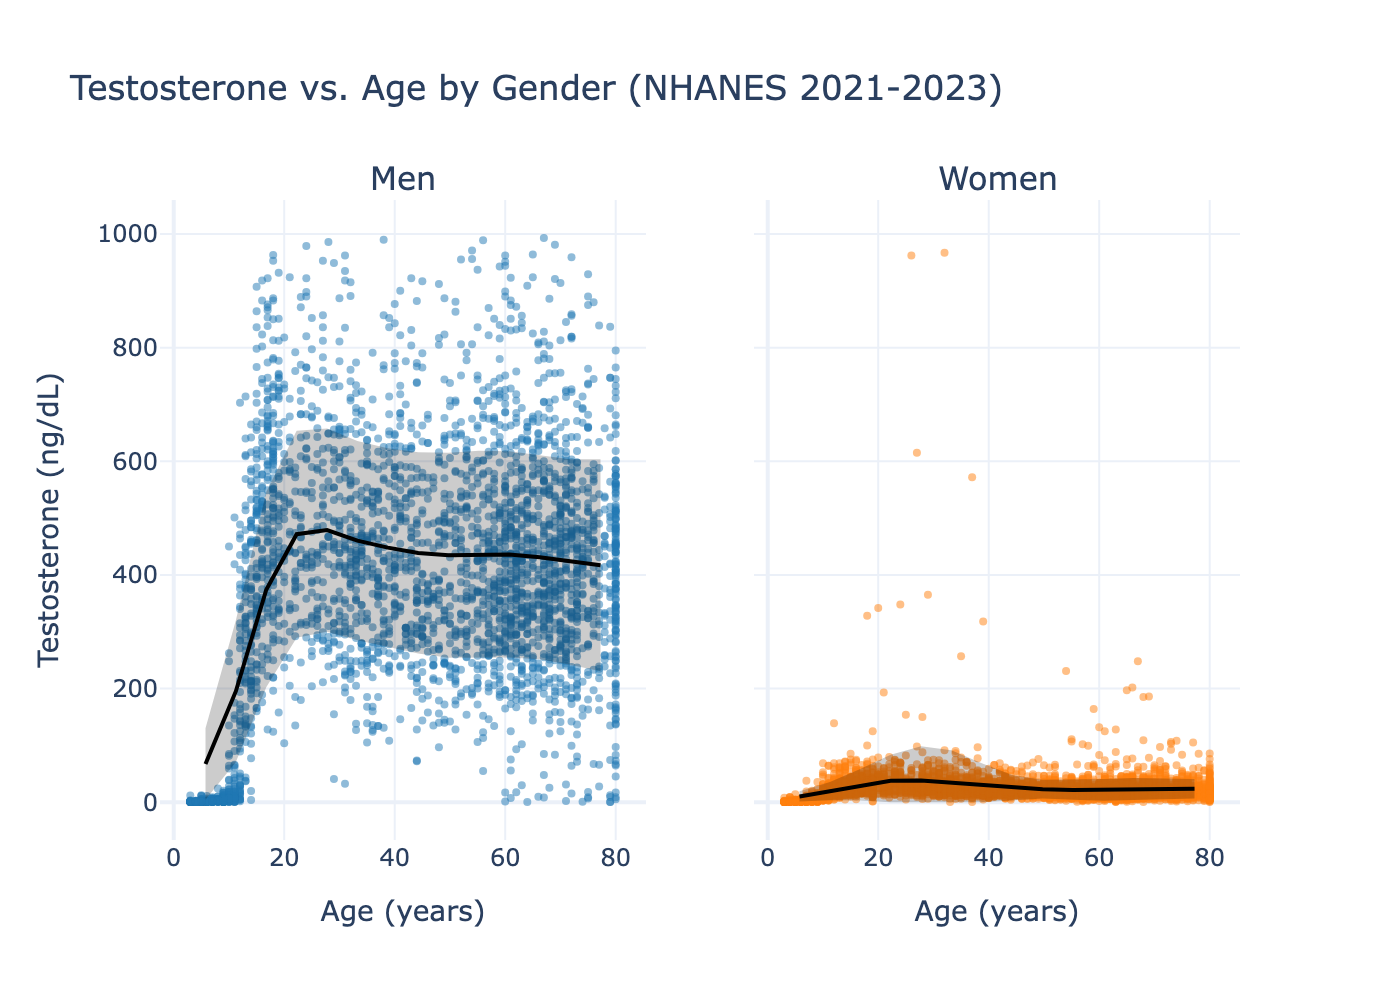

Source code (Python):
#!/usr/bin/env python3
"""
Testosterone Analysis using NHANES 2021-2023 data.

This script analyzes the distribution of testosterone by gender and age,
visualizing the relationship between these variables using interactive plots.
"""

import pandas as pd
import numpy as np
from scipy.stats import zscore
from scipy.ndimage import gaussian_filter1d
import plotly.graph_objects as go
from plotly.subplots import make_subplots
from pandas_nhanes import get_dataset

# --- Constants ---

COLORS = {"Men": "#1f77b4", "Women": "#ff7f0e"}

# --- Data Loading and Preprocessing ---

def load_and_merge_data():
    """Loads and merges testosterone and demographic data from NHANES."""
    steroid_panel = get_dataset("TST_L")[["SEQN", "LBXTST"]].rename(
        columns={"LBXTST": "Testosterone (ng/dL)"}
    )
    demographics = get_dataset("DEMO_L")[["SEQN", "RIAGENDR", "RIDAGEYR"]].rename(
        columns={"RIAGENDR": "Gender", "RIDAGEYR": "Age (years)"}
    )

    df = pd.merge(steroid_panel, demographics, on="SEQN")
    df = df.dropna().reset_index(drop=True)
    df['Gender'] = df['Gender'].map({1: 'Men', 2: 'Women'})
    return df

def clean_data(df):
    """Removes outliers from the data."""
    # Remove outliers using Z-score method
    return df[(np.abs(zscore(df[["Testosterone (ng/dL)"]], nan_policy='omit')) < 3).all(axis=1)]

# --- Data Analysis ---

def compute_fitted_data(x, y):
    """
    Computes smoothed mean and standard deviation curves for scatter plot data.
    """
    mask = ~(np.isnan(x) | np.isnan(y))
    x_clean, y_clean = x[mask], y[mask]

    if len(x_clean) < 10:
        return None, None, None, None

    sort_idx = np.argsort(x_clean)
    x_sorted, y_sorted = x_clean[sort_idx], y_clean[sort_idx]

    age_bins = np.linspace(x_sorted.min(), x_sorted.max(), 15)
    bin_centers, bin_means, bin_stds = [], [], []

    for i in range(len(age_bins) - 1):
        mask = (x_sorted >= age_bins[i]) & (x_sorted < age_bins[i + 1])
        if np.sum(mask) > 5:
            bin_centers.append((age_bins[i] + age_bins[i + 1]) / 2)
            bin_values = y_sorted[mask]
            bin_means.append(np.mean(bin_values))
            bin_stds.append(np.std(bin_values))

    if len(bin_centers) <= 3:
        return None, None, None, None

    bin_centers = np.array(bin_centers)
    mean_smooth = np.maximum(gaussian_filter1d(np.array(bin_means), sigma=1.0), 0.1)
    std_smooth = np.maximum(gaussian_filter1d(np.array(bin_stds), sigma=1.0), 0.1)
    lower_1sd = np.maximum(mean_smooth - std_smooth, 0)
    upper_1sd = mean_smooth + std_smooth

    return bin_centers, mean_smooth, lower_1sd, upper_1sd

# --- Visualization ---

def create_plot(df):
    """Creates an interactive plot of Testosterone vs. Age by Gender."""
    fig = make_subplots(
        rows=1,
        cols=2,
        subplot_titles=["Men", "Women"],
        shared_yaxes=True
    )

    for i, gender in enumerate(["Men", "Women"]):
        col = i + 1
        gender_df = df[df["Gender"] == gender]
        x_data = gender_df["Age (years)"]
        y_data = gender_df["Testosterone (ng/dL)"]

        # Add scatter plot for raw data
        fig.add_trace(
            go.Scatter(
                x=x_data,
                y=y_data,
                mode='markers',
                marker=dict(color=COLORS[gender], size=4, opacity=0.5),
                name=gender,
                showlegend=False
            ),
            row=1,
            col=col
        )

        # Add smoothed trend lines
        x_fit, y_mean, y_lower, y_upper = compute_fitted_data(x_data.values, y_data.values)
        if x_fit is not None:
            fig.add_trace(
                go.Scatter(
                    x=x_fit, y=y_mean, mode='lines',
                    line=dict(color='black', width=2),
                    name="Mean",
                    showlegend=False
                ),
                row=1, col=col
            )
            fig.add_trace(
                go.Scatter(
                    x=np.concatenate([x_fit, x_fit[::-1]]),
                    y=np.concatenate([y_upper, y_lower[::-1]]),
                    fill='toself',
                    fillcolor='rgba(0,0,0,0.2)',
                    line=dict(color='rgba(255,255,255,0)'),
                    name="±1 SD",
                    showlegend=False
                ),
                row=1, col=col
            )

        fig.update_xaxes(title_text="Age (years)", row=1, col=col)

    fig.update_yaxes(title_text="Testosterone (ng/dL)", row=1, col=1)

    fig.update_layout(
        title_text="Testosterone vs. Age by Gender (NHANES 2021-2023)",
        height=600,
        width=1000,
        template="plotly_white"
    )
    return fig

# --- Main Execution ---

def main():
    """Main function to run the analysis and generate the plot."""
    df = load_and_merge_data()
    df_cleaned = clean_data(df)

    print(f"Total subjects: {len(df_cleaned)}")
    print(f"Men: {len(df_cleaned[df_cleaned['Gender'] == 'Men'])}")
    print(f"Women: {len(df_cleaned[df_cleaned['Gender'] == 'Women'])}")
    print(f"Age range: {df_cleaned['Age (years)'].min():.0f}-{df_cleaned['Age (years)'].max():.0f} years")

    fig = create_plot(df_cleaned)
    fig.write_html("Testosterone_Age_Gender.html")
    fig.write_image("Testosterone_Age_Gender.png", scale=2)

if __name__ == "__main__":
    main()
